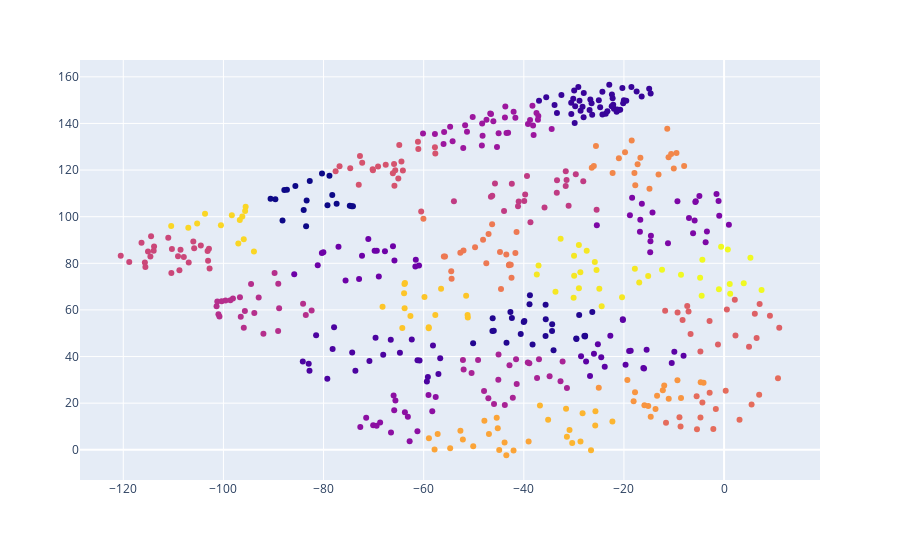

Notebook source saved alongside this figure:
### Code cell
import plotly.express as px

fig = px.scatter()
fig.add_scatter(
    x=harvesteable_trees_gdf["x"],
    y=harvesteable_trees_gdf["y"],
    mode="markers",
    marker=dict(color=y),
)

fig.show()

### Figure 1 — Plotly figure (JSON) as saved in the notebook; plotly's stock layout.template omitted (floating-point values rounded to 4 significant figures; data arrays with more than 128 entries replaced by an {"elided": "..."} marker saying what was removed)
{"data": [{"hovertemplate": "<extra></extra>", "legendgroup": "", "marker": {"color": "#636efa", "symbol": "circle"}, "mode": "markers", "name": "", "orientation": "v", "showlegend": false, "type": "scatter", "xaxis": "x", "yaxis": "y"}, {"marker": {"color": {"elided": "516 int values"}}, "mode": "markers", "type": "scatter", "x": {"elided": "516 float values"}, "y": {"elided": "516 float values"}}], "layout": {"legend": {"tracegroupgap": 0}, "margin": {"t": 60}, "xaxis": {"anchor": "y", "domain": [0, 1]}, "yaxis": {"anchor": "x", "domain": [0, 1]}}}
